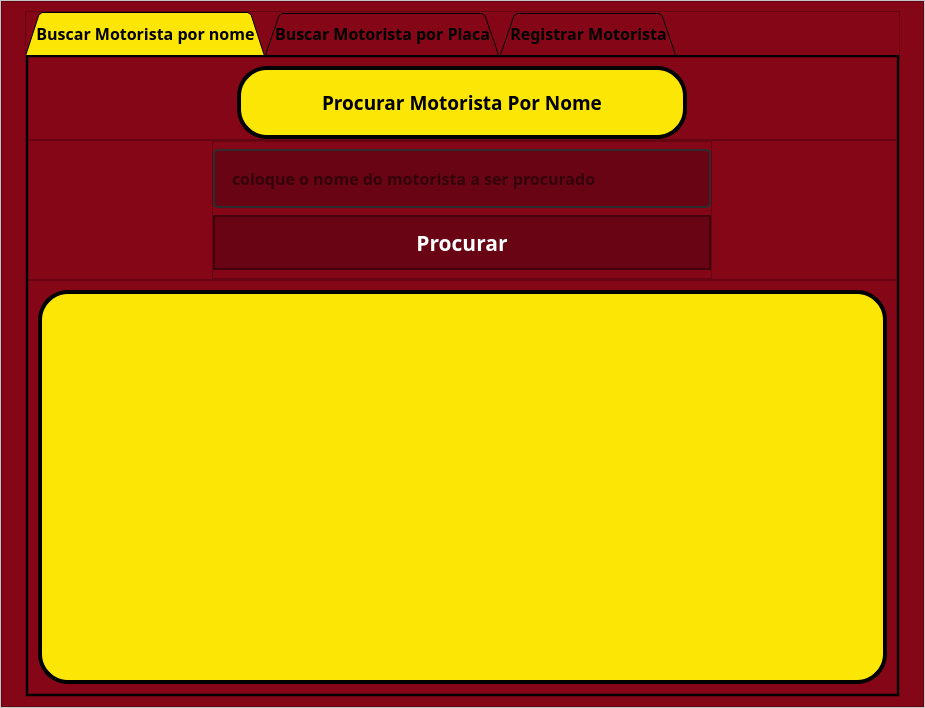
<?xml version="1.0" encoding="UTF-8"?>
<ui version="4.0">
 <class>MainWindow</class>
 <widget class="QMainWindow" name="MainWindow">
  <property name="geometry">
   <rect>
    <x>0</x>
    <y>0</y>
    <width>925</width>
    <height>708</height>
   </rect>
  </property>
  <property name="windowTitle">
   <string>Cadastro e Busca de Motoristas</string>
  </property>
  <property name="windowIcon">
   <iconset>
    <normaloff>../../midia/logo/icone.ico</normaloff>../../midia/logo/icone.ico</iconset>
  </property>
  <property name="toolButtonStyle">
   <enum>Qt::ToolButtonIconOnly</enum>
  </property>
  <widget class="QWidget" name="centralwidget">
   <layout class="QVBoxLayout" name="verticalLayout">
    <property name="spacing">
     <number>0</number>
    </property>
    <property name="leftMargin">
     <number>0</number>
    </property>
    <property name="topMargin">
     <number>0</number>
    </property>
    <property name="rightMargin">
     <number>0</number>
    </property>
    <property name="bottomMargin">
     <number>0</number>
    </property>
    <item>
     <widget class="QFrame" name="MainFrame">
      <property name="styleSheet">
       <string notr="true">background-color: rgb(255, 255, 255);</string>
      </property>
      <property name="frameShape">
       <enum>QFrame::StyledPanel</enum>
      </property>
      <property name="frameShadow">
       <enum>QFrame::Raised</enum>
      </property>
      <layout class="QVBoxLayout" name="verticalLayout_2">
       <property name="spacing">
        <number>0</number>
       </property>
       <property name="leftMargin">
        <number>0</number>
       </property>
       <property name="topMargin">
        <number>0</number>
       </property>
       <property name="rightMargin">
        <number>0</number>
       </property>
       <property name="bottomMargin">
        <number>0</number>
       </property>
       <item>
        <widget class="QFrame" name="fundo">
         <property name="styleSheet">
          <string notr="true">background-color: rgb(132, 6, 23);</string>
         </property>
         <property name="frameShape">
          <enum>QFrame::StyledPanel</enum>
         </property>
         <property name="frameShadow">
          <enum>QFrame::Raised</enum>
         </property>
         <layout class="QHBoxLayout" name="horizontalLayout">
          <item>
           <widget class="QFrame" name="tab_frame">
            <property name="maximumSize">
             <size>
              <width>875</width>
              <height>16777215</height>
             </size>
            </property>
            <property name="styleSheet">
             <string notr="true">background-color: rgb(132, 6, 23);</string>
            </property>
            <property name="frameShape">
             <enum>QFrame::StyledPanel</enum>
            </property>
            <property name="frameShadow">
             <enum>QFrame::Raised</enum>
            </property>
            <layout class="QHBoxLayout" name="horizontalLayout_2">
             <property name="spacing">
              <number>0</number>
             </property>
             <property name="leftMargin">
              <number>0</number>
             </property>
             <property name="topMargin">
              <number>0</number>
             </property>
             <property name="rightMargin">
              <number>0</number>
             </property>
             <property name="bottomMargin">
              <number>0</number>
             </property>
             <item>
              <widget class="QTabWidget" name="tabWidget">
               <property name="font">
                <font>
                 <family>Arial Black</family>
                 <pointsize>12</pointsize>
                 <weight>75</weight>
                 <bold>true</bold>
                </font>
               </property>
               <property name="mouseTracking">
                <bool>false</bool>
               </property>
               <property name="styleSheet">
                <string notr="true">QTabBar::tab{
background-color: rgb(0, 0, 0);
color: black;
padding: 10px;
}

QTabBar::tab:selected{
background-color: rgb(252, 230, 5);
color: black;
padding: 10px;
}

QTabWidget::pane{
border: 2 solid black;
}</string>
               </property>
               <property name="tabPosition">
                <enum>QTabWidget::North</enum>
               </property>
               <property name="tabShape">
                <enum>QTabWidget::Triangular</enum>
               </property>
               <property name="currentIndex">
                <number>0</number>
               </property>
               <property name="iconSize">
                <size>
                 <width>20</width>
                 <height>20</height>
                </size>
               </property>
               <property name="tabBarAutoHide">
                <bool>false</bool>
               </property>
               <widget class="QWidget" name="tab_buscar_nome">
                <attribute name="title">
                 <string>Buscar Motorista por nome</string>
                </attribute>
                <layout class="QVBoxLayout" name="verticalLayout_3">
                 <property name="spacing">
                  <number>0</number>
                 </property>
                 <property name="leftMargin">
                  <number>0</number>
                 </property>
                 <property name="topMargin">
                  <number>0</number>
                 </property>
                 <property name="rightMargin">
                  <number>0</number>
                 </property>
                 <property name="bottomMargin">
                  <number>0</number>
                 </property>
                 <item>
                  <widget class="QFrame" name="frame_6">
                   <property name="maximumSize">
                    <size>
                     <width>16777215</width>
                     <height>83</height>
                    </size>
                   </property>
                   <property name="styleSheet">
                    <string notr="true">background-color: rgb(132, 6, 23);</string>
                   </property>
                   <property name="frameShape">
                    <enum>QFrame::StyledPanel</enum>
                   </property>
                   <property name="frameShadow">
                    <enum>QFrame::Raised</enum>
                   </property>
                   <layout class="QHBoxLayout" name="horizontalLayout_3">
                    <property name="spacing">
                     <number>0</number>
                    </property>
                    <property name="leftMargin">
                     <number>0</number>
                    </property>
                    <property name="topMargin">
                     <number>8</number>
                    </property>
                    <property name="rightMargin">
                     <number>0</number>
                    </property>
                    <property name="bottomMargin">
                     <number>0</number>
                    </property>
                    <item>
                     <widget class="QLabel" name="label">
                      <property name="maximumSize">
                       <size>
                        <width>450</width>
                        <height>80</height>
                       </size>
                      </property>
                      <property name="font">
                       <font>
                        <family>Arial Black</family>
                        <pointsize>14</pointsize>
                        <weight>75</weight>
                        <bold>true</bold>
                       </font>
                      </property>
                      <property name="styleSheet">
                       <string notr="true">background-color: rgb(252, 230, 5);
border: 4px solid rgb(0, 0, 0);
border-radius: 30px;
color: rgb(0, 0, 0);</string>
                      </property>
                      <property name="text">
                       <string>Procurar Motorista Por Nome</string>
                      </property>
                      <property name="alignment">
                       <set>Qt::AlignCenter</set>
                      </property>
                     </widget>
                    </item>
                   </layout>
                  </widget>
                 </item>
                 <item>
                  <widget class="QFrame" name="frame_7">
                   <property name="maximumSize">
                    <size>
                     <width>16777215</width>
                     <height>140</height>
                    </size>
                   </property>
                   <property name="styleSheet">
                    <string notr="true">background-color: rgb(132, 6, 23);</string>
                   </property>
                   <property name="frameShape">
                    <enum>QFrame::StyledPanel</enum>
                   </property>
                   <property name="frameShadow">
                    <enum>QFrame::Raised</enum>
                   </property>
                   <layout class="QHBoxLayout" name="horizontalLayout_4" stretch="0">
                    <property name="spacing">
                     <number>0</number>
                    </property>
                    <property name="leftMargin">
                     <number>0</number>
                    </property>
                    <property name="topMargin">
                     <number>0</number>
                    </property>
                    <property name="rightMargin">
                     <number>0</number>
                    </property>
                    <property name="bottomMargin">
                     <number>0</number>
                    </property>
                    <item>
                     <widget class="QFrame" name="frame_9">
                      <property name="maximumSize">
                       <size>
                        <width>500</width>
                        <height>16777215</height>
                       </size>
                      </property>
                      <property name="styleSheet">
                       <string notr="true">background-color: rgb(132, 6, 23);</string>
                      </property>
                      <property name="frameShape">
                       <enum>QFrame::StyledPanel</enum>
                      </property>
                      <property name="frameShadow">
                       <enum>QFrame::Raised</enum>
                      </property>
                      <layout class="QVBoxLayout" name="verticalLayout_4">
                       <property name="spacing">
                        <number>0</number>
                       </property>
                       <property name="leftMargin">
                        <number>0</number>
                       </property>
                       <property name="topMargin">
                        <number>0</number>
                       </property>
                       <property name="rightMargin">
                        <number>0</number>
                       </property>
                       <property name="bottomMargin">
                        <number>0</number>
                       </property>
                       <item>
                        <widget class="QLineEdit" name="input_name">
                         <property name="font">
                          <font>
                           <family>Arial Black</family>
                           <pointsize>12</pointsize>
                           <weight>75</weight>
                           <bold>true</bold>
                          </font>
                         </property>
                         <property name="styleSheet">
                          <string notr="true">QLineEdit {
border: 2px solid rgb(45, 45, 45);
border-radius: 5px;
padding: 15px;
background-color: rgb(104, 4, 19);
}

QLineEdit:hover {
border: 2px solid rgb(45, 45, 45);
background-color: rgb(114, 14, 29);
border-radius: 2px;
}

QLineEdit:focus {
border: 2px solid rgb(252, 230, 5);
background-color: rgb(114, 14, 29);
color: rgb(255, 255, 255)
}
</string>
                         </property>
                         <property name="placeholderText">
                          <string>coloque o nome do motorista a ser procurado</string>
                         </property>
                        </widget>
                       </item>
                       <item>
                        <widget class="QPushButton" name="procurar_nome_btn">
                         <property name="minimumSize">
                          <size>
                           <width>0</width>
                           <height>55</height>
                          </size>
                         </property>
                         <property name="font">
                          <font>
                           <family>Arial Black</family>
                           <pointsize>16</pointsize>
                           <weight>75</weight>
                           <bold>true</bold>
                          </font>
                         </property>
                         <property name="styleSheet">
                          <string notr="true">QPushButton{
background-color: rgb(104, 4, 19);
border: 2px solid rgb(67, 2, 12);
color: rgb(255, 255, 255);
}


QPushButton:hover{
background-color: rgb(114, 4, 19);
border: 2px solid rgb(67, 2, 12);
}

QPushButton:pressed{
background-color: rgb(252, 230, 5);
border: 2px solid rgb(57, 0, 2);
color: rgb(0, 0, 255)
}

</string>
                         </property>
                         <property name="text">
                          <string>Procurar</string>
                         </property>
                        </widget>
                       </item>
                      </layout>
                     </widget>
                    </item>
                   </layout>
                  </widget>
                 </item>
                 <item>
                  <widget class="QFrame" name="nome_resultado">
                   <property name="styleSheet">
                    <string notr="true">background-color: rgb(132, 6, 23);</string>
                   </property>
                   <property name="frameShape">
                    <enum>QFrame::StyledPanel</enum>
                   </property>
                   <property name="frameShadow">
                    <enum>QFrame::Raised</enum>
                   </property>
                   <layout class="QVBoxLayout" name="verticalLayout_5">
                    <item>
                     <widget class="QLabel" name="label_name">
                      <property name="font">
                       <font>
                        <family>Arial Black</family>
                        <pointsize>14</pointsize>
                        <weight>75</weight>
                        <bold>true</bold>
                       </font>
                      </property>
                      <property name="styleSheet">
                       <string notr="true">background-color: rgb(252, 230, 5);
border: 4px solid rgb(0, 0, 0);
border-radius: 30px;
color: rgb(0, 0, 0);</string>
                      </property>
                      <property name="text">
                       <string>&lt;html&gt;&lt;head/&gt;&lt;body&gt;&lt;p&gt;&lt;br/&gt;&lt;/p&gt;&lt;p&gt;&lt;br/&gt;&lt;/p&gt;&lt;/body&gt;&lt;/html&gt;</string>
                      </property>
                      <property name="alignment">
                       <set>Qt::AlignCenter</set>
                      </property>
                     </widget>
                    </item>
                   </layout>
                  </widget>
                 </item>
                </layout>
               </widget>
               <widget class="QWidget" name="tab_buscar_placa">
                <attribute name="title">
                 <string>Buscar Motorista por Placa</string>
                </attribute>
                <layout class="QVBoxLayout" name="verticalLayout_8">
                 <property name="spacing">
                  <number>0</number>
                 </property>
                 <property name="leftMargin">
                  <number>0</number>
                 </property>
                 <property name="topMargin">
                  <number>0</number>
                 </property>
                 <property name="rightMargin">
                  <number>0</number>
                 </property>
                 <property name="bottomMargin">
                  <number>0</number>
                 </property>
                 <item>
                  <widget class="QFrame" name="frame_10">
                   <property name="maximumSize">
                    <size>
                     <width>16777215</width>
                     <height>83</height>
                    </size>
                   </property>
                   <property name="styleSheet">
                    <string notr="true">background-color: rgb(132, 6, 23);</string>
                   </property>
                   <property name="frameShape">
                    <enum>QFrame::StyledPanel</enum>
                   </property>
                   <property name="frameShadow">
                    <enum>QFrame::Raised</enum>
                   </property>
                   <layout class="QHBoxLayout" name="horizontalLayout_5">
                    <property name="spacing">
                     <number>0</number>
                    </property>
                    <property name="leftMargin">
                     <number>0</number>
                    </property>
                    <property name="topMargin">
                     <number>8</number>
                    </property>
                    <property name="rightMargin">
                     <number>0</number>
                    </property>
                    <property name="bottomMargin">
                     <number>0</number>
                    </property>
                    <item>
                     <widget class="QLabel" name="label_2">
                      <property name="maximumSize">
                       <size>
                        <width>450</width>
                        <height>80</height>
                       </size>
                      </property>
                      <property name="font">
                       <font>
                        <family>Arial Black</family>
                        <pointsize>14</pointsize>
                        <weight>75</weight>
                        <bold>true</bold>
                       </font>
                      </property>
                      <property name="styleSheet">
                       <string notr="true">background-color: rgb(252, 230, 5);
border: 4px solid rgb(0, 0, 0);
border-radius: 30px;
color: rgb(0, 0, 0);</string>
                      </property>
                      <property name="text">
                       <string>Procurar Motorista Por Placa</string>
                      </property>
                      <property name="alignment">
                       <set>Qt::AlignCenter</set>
                      </property>
                     </widget>
                    </item>
                   </layout>
                  </widget>
                 </item>
                 <item>
                  <widget class="QFrame" name="frame_11">
                   <property name="maximumSize">
                    <size>
                     <width>16777215</width>
                     <height>140</height>
                    </size>
                   </property>
                   <property name="styleSheet">
                    <string notr="true">background-color: rgb(132, 6, 23);</string>
                   </property>
                   <property name="frameShape">
                    <enum>QFrame::StyledPanel</enum>
                   </property>
                   <property name="frameShadow">
                    <enum>QFrame::Raised</enum>
                   </property>
                   <layout class="QHBoxLayout" name="horizontalLayout_6" stretch="0">
                    <property name="spacing">
                     <number>0</number>
                    </property>
                    <property name="leftMargin">
                     <number>0</number>
                    </property>
                    <property name="topMargin">
                     <number>0</number>
                    </property>
                    <property name="rightMargin">
                     <number>0</number>
                    </property>
                    <property name="bottomMargin">
                     <number>0</number>
                    </property>
                    <item>
                     <widget class="QFrame" name="frame_12">
                      <property name="maximumSize">
                       <size>
                        <width>500</width>
                        <height>16777215</height>
                       </size>
                      </property>
                      <property name="styleSheet">
                       <string notr="true">background-color: rgb(132, 6, 23);</string>
                      </property>
                      <property name="frameShape">
                       <enum>QFrame::StyledPanel</enum>
                      </property>
                      <property name="frameShadow">
                       <enum>QFrame::Raised</enum>
                      </property>
                      <layout class="QVBoxLayout" name="verticalLayout_6">
                       <property name="spacing">
                        <number>0</number>
                       </property>
                       <property name="leftMargin">
                        <number>0</number>
                       </property>
                       <property name="topMargin">
                        <number>0</number>
                       </property>
                       <property name="rightMargin">
                        <number>0</number>
                       </property>
                       <property name="bottomMargin">
                        <number>0</number>
                       </property>
                       <item>
                        <widget class="QLineEdit" name="input_plate">
                         <property name="font">
                          <font>
                           <family>Arial Black</family>
                           <pointsize>12</pointsize>
                           <weight>75</weight>
                           <bold>true</bold>
                          </font>
                         </property>
                         <property name="styleSheet">
                          <string notr="true">QLineEdit {
border: 2px solid rgb(45, 45, 45);
border-radius: 5px;
padding: 15px;
background-color: rgb(104, 4, 19);
}

QLineEdit:hover {
border: 2px solid rgb(45, 45, 45);
background-color: rgb(114, 14, 29);
border-radius: 2px;
}

QLineEdit:focus {
border: 2px solid rgb(252, 230, 5);
background-color: rgb(114, 14, 29);
color: rgb(255, 255, 255)
}
</string>
                         </property>
                         <property name="placeholderText">
                          <string>coloque a placa do motorista a ser procurado</string>
                         </property>
                        </widget>
                       </item>
                       <item>
                        <widget class="QPushButton" name="procurar_placa_btn">
                         <property name="minimumSize">
                          <size>
                           <width>0</width>
                           <height>55</height>
                          </size>
                         </property>
                         <property name="font">
                          <font>
                           <family>Arial Black</family>
                           <pointsize>16</pointsize>
                           <weight>75</weight>
                           <bold>true</bold>
                          </font>
                         </property>
                         <property name="styleSheet">
                          <string notr="true">QPushButton{
background-color: rgb(104, 4, 19);
border: 2px solid rgb(67, 2, 12);
color: rgb(255, 255, 255);
}


QPushButton:hover{
background-color: rgb(114, 4, 19);
border: 2px solid rgb(67, 2, 12);
}

QPushButton:pressed{
background-color: rgb(252, 230, 5);
border: 2px solid rgb(57, 0, 2);
color: rgb(0, 0, 255)
}

</string>
                         </property>
                         <property name="text">
                          <string>Procurar</string>
                         </property>
                        </widget>
                       </item>
                      </layout>
                     </widget>
                    </item>
                   </layout>
                  </widget>
                 </item>
                 <item>
                  <widget class="QFrame" name="placa_resultado">
                   <property name="styleSheet">
                    <string notr="true">background-color: rgb(132, 6, 23);</string>
                   </property>
                   <property name="frameShape">
                    <enum>QFrame::StyledPanel</enum>
                   </property>
                   <property name="frameShadow">
                    <enum>QFrame::Raised</enum>
                   </property>
                   <layout class="QVBoxLayout" name="verticalLayout_7">
                    <item>
                     <widget class="QLabel" name="label_plate">
                      <property name="font">
                       <font>
                        <family>Arial Black</family>
                        <pointsize>14</pointsize>
                        <weight>75</weight>
                        <bold>true</bold>
                       </font>
                      </property>
                      <property name="styleSheet">
                       <string notr="true">background-color: rgb(252, 230, 5);
border: 4px solid rgb(0, 0, 0);
border-radius: 30px;
color: rgb(0, 0, 0);</string>
                      </property>
                      <property name="text">
                       <string>&lt;html&gt;&lt;head/&gt;&lt;body&gt;&lt;p&gt;&lt;br/&gt;&lt;/p&gt;&lt;p&gt;&lt;br/&gt;&lt;/p&gt;&lt;/body&gt;&lt;/html&gt;</string>
                      </property>
                      <property name="alignment">
                       <set>Qt::AlignCenter</set>
                      </property>
                     </widget>
                    </item>
                   </layout>
                  </widget>
                 </item>
                </layout>
               </widget>
               <widget class="QWidget" name="tab_registrar">
                <attribute name="title">
                 <string>Registrar Motorista</string>
                </attribute>
                <layout class="QVBoxLayout" name="verticalLayout_10">
                 <property name="spacing">
                  <number>0</number>
                 </property>
                 <property name="leftMargin">
                  <number>0</number>
                 </property>
                 <property name="topMargin">
                  <number>0</number>
                 </property>
                 <property name="rightMargin">
                  <number>0</number>
                 </property>
                 <property name="bottomMargin">
                  <number>0</number>
                 </property>
                 <item>
                  <widget class="QFrame" name="frame_14">
                   <property name="maximumSize">
                    <size>
                     <width>16777215</width>
                     <height>83</height>
                    </size>
                   </property>
                   <property name="styleSheet">
                    <string notr="true">background-color: rgb(132, 6, 23);</string>
                   </property>
                   <property name="frameShape">
                    <enum>QFrame::StyledPanel</enum>
                   </property>
                   <property name="frameShadow">
                    <enum>QFrame::Raised</enum>
                   </property>
                   <layout class="QHBoxLayout" name="horizontalLayout_7">
                    <property name="spacing">
                     <number>0</number>
                    </property>
                    <property name="leftMargin">
                     <number>0</number>
                    </property>
                    <property name="topMargin">
                     <number>8</number>
                    </property>
                    <property name="rightMargin">
                     <number>0</number>
                    </property>
                    <property name="bottomMargin">
                     <number>0</number>
                    </property>
                    <item>
                     <widget class="QLabel" name="label_3">
                      <property name="maximumSize">
                       <size>
                        <width>450</width>
                        <height>80</height>
                       </size>
                      </property>
                      <property name="font">
                       <font>
                        <family>Arial Black</family>
                        <pointsize>14</pointsize>
                        <weight>75</weight>
                        <bold>true</bold>
                       </font>
                      </property>
                      <property name="styleSheet">
                       <string notr="true">background-color: rgb(252, 230, 5);
border: 4px solid rgb(0, 0, 0);
border-radius: 30px;
color: rgb(0, 0, 0);</string>
                      </property>
                      <property name="text">
                       <string>Registro de Motorista</string>
                      </property>
                      <property name="alignment">
                       <set>Qt::AlignCenter</set>
                      </property>
                     </widget>
                    </item>
                   </layout>
                  </widget>
                 </item>
                 <item>
                  <widget class="QFrame" name="frame_15">
                   <property name="maximumSize">
                    <size>
                     <width>16777215</width>
                     <height>500</height>
                    </size>
                   </property>
                   <property name="styleSheet">
                    <string notr="true">background-color: rgb(132, 6, 23);</string>
                   </property>
                   <property name="frameShape">
                    <enum>QFrame::StyledPanel</enum>
                   </property>
                   <property name="frameShadow">
                    <enum>QFrame::Raised</enum>
                   </property>
                   <layout class="QHBoxLayout" name="horizontalLayout_8" stretch="0">
                    <property name="spacing">
                     <number>0</number>
                    </property>
                    <property name="leftMargin">
                     <number>0</number>
                    </property>
                    <property name="topMargin">
                     <number>0</number>
                    </property>
                    <property name="rightMargin">
                     <number>0</number>
                    </property>
                    <property name="bottomMargin">
                     <number>0</number>
                    </property>
                    <item>
                     <widget class="QFrame" name="frame_16">
                      <property name="maximumSize">
                       <size>
                        <width>500</width>
                        <height>16777215</height>
                       </size>
                      </property>
                      <property name="styleSheet">
                       <string notr="true">background-color: rgb(132, 6, 23);</string>
                      </property>
                      <property name="frameShape">
                       <enum>QFrame::StyledPanel</enum>
                      </property>
                      <property name="frameShadow">
                       <enum>QFrame::Raised</enum>
                      </property>
                      <layout class="QVBoxLayout" name="verticalLayout_9">
                       <property name="spacing">
                        <number>0</number>
                       </property>
                       <property name="leftMargin">
                        <number>0</number>
                       </property>
                       <property name="topMargin">
                        <number>0</number>
                       </property>
                       <property name="rightMargin">
                        <number>0</number>
                       </property>
                       <property name="bottomMargin">
                        <number>0</number>
                       </property>
                       <item>
                        <widget class="QLineEdit" name="input_name_register">
                         <property name="font">
                          <font>
                           <family>Arial Black</family>
                           <pointsize>12</pointsize>
                           <weight>75</weight>
                           <bold>true</bold>
                          </font>
                         </property>
                         <property name="styleSheet">
                          <string notr="true">QLineEdit {
border: 2px solid rgb(45, 45, 45);
border-radius: 5px;
padding: 15px;
background-color: rgb(104, 4, 19);
}

QLineEdit:hover {
border: 2px solid rgb(45, 45, 45);
background-color: rgb(114, 14, 29);
border-radius: 2px;
}

QLineEdit:focus {
border: 2px solid rgb(252, 230, 5);
background-color: rgb(114, 14, 29);
color: rgb(255, 255, 255)
}
</string>
                         </property>
                         <property name="placeholderText">
                          <string>Nome do Motorista</string>
                         </property>
                        </widget>
                       </item>
                       <item>
                        <widget class="QLineEdit" name="input_plate_register">
                         <property name="font">
                          <font>
                           <family>Arial Black</family>
                           <pointsize>12</pointsize>
                           <weight>75</weight>
                           <bold>true</bold>
                          </font>
                         </property>
                         <property name="styleSheet">
                          <string notr="true">QLineEdit {
border: 2px solid rgb(45, 45, 45);
border-radius: 5px;
padding: 15px;
background-color: rgb(104, 4, 19);
}

QLineEdit:hover {
border: 2px solid rgb(45, 45, 45);
background-color: rgb(114, 14, 29);
border-radius: 2px;
}

QLineEdit:focus {
border: 2px solid rgb(252, 230, 5);
background-color: rgb(114, 14, 29);
color: rgb(255, 255, 255)
}
</string>
                         </property>
                         <property name="placeholderText">
                          <string>Placa</string>
                         </property>
                        </widget>
                       </item>
                       <item>
                        <widget class="QLineEdit" name="input_type_register">
                         <property name="font">
                          <font>
                           <family>Arial Black</family>
                           <pointsize>12</pointsize>
                           <weight>75</weight>
                           <bold>true</bold>
                          </font>
                         </property>
                         <property name="styleSheet">
                          <string notr="true">QLineEdit {
border: 2px solid rgb(45, 45, 45);
border-radius: 5px;
padding: 15px;
background-color: rgb(104, 4, 19);
}

QLineEdit:hover {
border: 2px solid rgb(45, 45, 45);
background-color: rgb(114, 14, 29);
border-radius: 2px;
}

QLineEdit:focus {
border: 2px solid rgb(252, 230, 5);
background-color: rgb(114, 14, 29);
color: rgb(255, 255, 255)
}
</string>
                         </property>
                         <property name="placeholderText">
                          <string>Tipo</string>
                         </property>
                        </widget>
                       </item>
                       <item>
                        <widget class="QPushButton" name="register_btn">
                         <property name="minimumSize">
                          <size>
                           <width>0</width>
                           <height>55</height>
                          </size>
                         </property>
                         <property name="font">
                          <font>
                           <family>Arial Black</family>
                           <pointsize>16</pointsize>
                           <weight>75</weight>
                           <bold>true</bold>
                          </font>
                         </property>
                         <property name="styleSheet">
                          <string notr="true">QPushButton{
background-color: rgb(104, 4, 19);
border: 2px solid rgb(67, 2, 12);
color: rgb(255, 255, 255);
}


QPushButton:hover{
background-color: rgb(114, 4, 19);
border: 2px solid rgb(67, 2, 12);
}

QPushButton:pressed{
background-color: rgb(252, 230, 5);
border: 2px solid rgb(57, 0, 2);
color: rgb(0, 0, 255)
}

</string>
                         </property>
                         <property name="text">
                          <string>Registrar</string>
                         </property>
                        </widget>
                       </item>
                      </layout>
                     </widget>
                    </item>
                   </layout>
                  </widget>
                 </item>
                 <item>
                  <widget class="QFrame" name="frame">
                   <property name="frameShape">
                    <enum>QFrame::StyledPanel</enum>
                   </property>
                   <property name="frameShadow">
                    <enum>QFrame::Raised</enum>
                   </property>
                   <layout class="QVBoxLayout" name="verticalLayout_11">
                    <item>
                     <widget class="QLabel" name="label_register">
                      <property name="font">
                       <font>
                        <family>Arial Black</family>
                        <pointsize>14</pointsize>
                        <weight>75</weight>
                        <bold>true</bold>
                       </font>
                      </property>
                      <property name="styleSheet">
                       <string notr="true">background-color: rgb(252, 230, 5);
border: 4px solid rgb(0, 0, 0);
border-radius: 30px;
color: rgb(0, 0, 0);</string>
                      </property>
                      <property name="text">
                       <string>&lt;html&gt;&lt;head/&gt;&lt;body&gt;&lt;p&gt;&lt;br/&gt;&lt;/p&gt;&lt;p&gt;&lt;br/&gt;&lt;/p&gt;&lt;/body&gt;&lt;/html&gt;</string>
                      </property>
                      <property name="alignment">
                       <set>Qt::AlignCenter</set>
                      </property>
                     </widget>
                    </item>
                   </layout>
                  </widget>
                 </item>
                </layout>
               </widget>
              </widget>
             </item>
            </layout>
           </widget>
          </item>
         </layout>
        </widget>
       </item>
      </layout>
     </widget>
    </item>
   </layout>
  </widget>
 </widget>
 <resources/>
 <connections/>
</ui>
